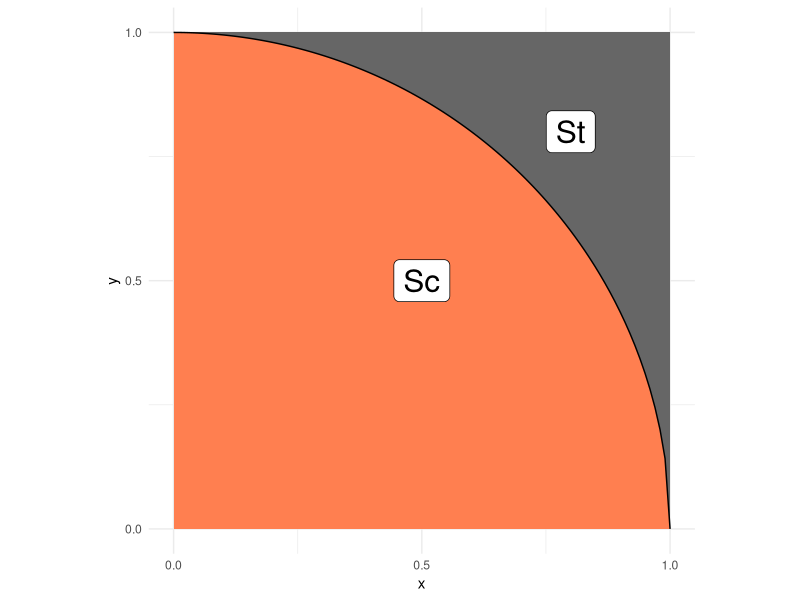
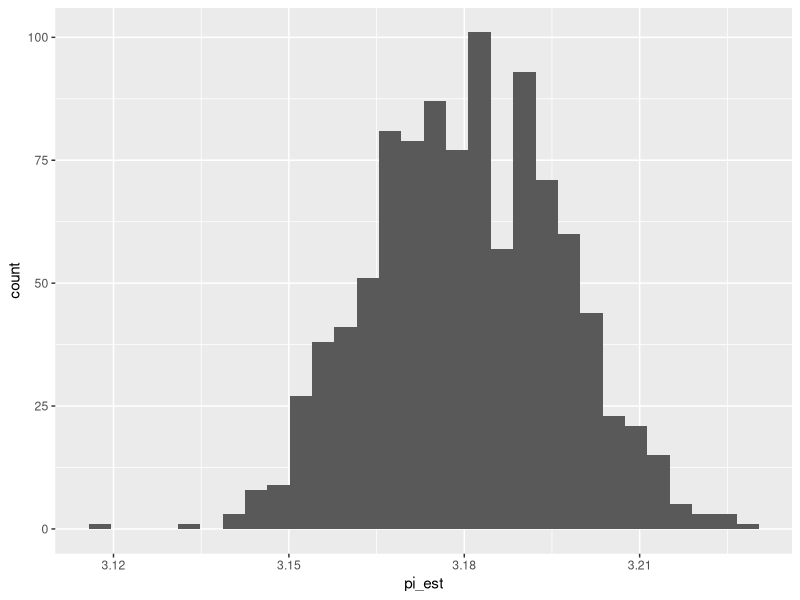

R code for these plots, in order:
## ---- chunk 1
library(tidyverse)
library(rsample)
## ---- chunk 2
## NOTE: No need to edit; this visual helps explain the pi estimation scheme
tibble(x = seq(0, 1, length.out = 100)) %>%
  mutate(y = sqrt(1 - x^2)) %>%

  ggplot(aes(x, y)) +
  annotate(
    "rect",
    xmin = 0, ymin = 0, xmax = 1, ymax = 1,
    fill = "grey40",
    size = 1
  ) +
  geom_ribbon(aes(ymin = 0, ymax = y), fill = "coral") +
  geom_line() +
  annotate(
    "label",
    x = 0.5, y = 0.5, label = "Sc",
    size = 8
  ) +
  annotate(
    "label",
    x = 0.8, y = 0.8, label = "St",
    size = 8
  ) +
  scale_x_continuous(breaks = c(0, 1/2, 1)) +
  scale_y_continuous(breaks = c(0, 1/2, 1)) +
  theme_minimal() +
  coord_fixed()
## ---- chunk 3
## TASK: Choose a sample size and generate samples

set.seed(123)

n <- 10000

df_q1 <- tibble(
  x = runif(n, min = 0, max = 1),
  y = runif(n, min = 0, max = 1)
)

## ---- chunk 4
## NOTE: Do not edit this code
# Correct sample size
assertthat::assert_that(
  dim(df_q1) %>% 
    .[[1]] == n,
  msg = "The sample size should be `n`"
)
# Correct column names
assertthat::assert_that(
  setequal(names(df_q1), c("x", "y")),
  msg = "df_q1 must include the columns `x` and `y`"
)
print("Good")
## ---- chunk 5
## TASK: Finish implementing this function

stat <- function(x, y) {
  if_else(x^2 + y^2 <= 1, 4, 0)
}

## ---- chunk 6
## TASK: Finish writing these assert statements

# Check a point inside the circle
assertthat::assert_that(
  tibble(x = 0.3, y = 0.4) %>%
    mutate(stat = stat(x, y)) %>%
    pull(stat) %>%
    .[[1]] == 4,
  msg = "Incorrect value when a point is inside the circle"
)

# Check a point outside the circle
assertthat::assert_that(
  tibble(x = 0.9, y = 0.9) %>%
    mutate(stat = stat(x, y)) %>%
    pull(stat) %>%
    .[[1]] == 0,
  msg = "Incorrect value when a point is outside the circle"
)

print("Your assertions passed!")

## ---- chunk 7
## TASK: Estimate pi using your data from q1

df_q3 <-
  df_q1 %>%
  summarize(
    pi_est = mean(stat(x, y))
  )

df_q3

## ---- chunk 8
## NOTE: Do not edit this code
# Correct sample size
assertthat::assert_that(
  dim(df_q3) %>% 
    .[[1]] == 1,
  msg = "This result should have just one row"
)
# Correct column names
assertthat::assert_that(
  setequal(names(df_q3), c("pi_est")),
  msg = "df_q3 must include the column `pi_est`"
)
print("Good")
## ---- chunk 9
## TASK: Finish the code below

df_q4 <-
  df_q1 %>%
  bootstraps(., times = 1000) %>%
  mutate(
    pi_est = map_dbl(
      splits,
      function(split_df) {
        analysis(split_df) %>%
          summarize(
            pi_est = mean(stat(x, y))
          ) %>%
          pull(pi_est)
      }
    )
  )

df_q4 %>%
  ggplot(aes(pi_est)) +
  geom_histogram(bins = 30)



## ---- chunk 10
df_range <- df_q4 %>%
  summarize(
    lower = quantile(pi_est, 0.025),
    upper = quantile(pi_est, 0.975)
  )

print(df_range)
## ---- chunk 11
## TASK: Compute a bootstrap confidence interval at the 95% level (alpha = 0.05)

df_q5 <-
  df_q4 %>%
  summarize(
    pi_lo = quantile(pi_est, 0.025),
    pi_up = quantile(pi_est, 0.975)
  )

df_q5

## ---- chunk 12

df_q6 <-
  df_q1 %>%
  mutate(value = stat(x, y)) %>%
  summarize(
    pi_est = mean(value),
    se = sd(value) / sqrt(n()),
    pi_lo = pi_est - qnorm(0.975) * se,
    pi_up = pi_est + qnorm(0.975) * se
  )

df_q6


df_q5 %>%
  mutate(contains_pi = pi_lo <= pi & pi <= pi_up)

df_q6 %>%
  mutate(contains_pi = pi_lo <= pi & pi <= pi_up)
